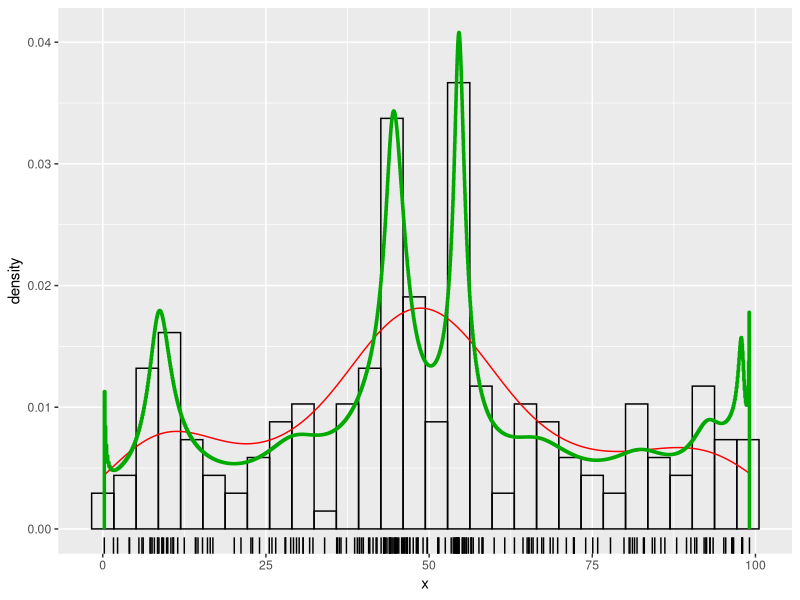

Write the R code that produced this figure.
library(ggplot2) # Plotting
library(Hmisc)   # Harrell-Davis quantile estimator

StatQDensity <- ggproto("StatQDensity", Stat,
  compute_group = function(data, scales, bincount, Q) {
    # Transforming the input data$x to QRDE-HD
    p <- seq(0, 1, length.out = bincount + 1)
    q <- Q(data$x, p)
    h <- pmax(1 / bincount / (tail(q, -1) - head(q, -1)), 0)
    den_x <- rep(q, each = 2)
    den_y <- c(0, rep(h, each = 2), 0)
    data.frame(x = den_x, y = den_y)
  }
)

#' @param bincount the number of bins in the pseudo-histogram
#' @param Q the target quantile estimator (default: Harrell-Davis)
geom_qrdensity <- function(mapping = NULL, data = NULL,
                           stat = "qdensity", position = "identity",
                           bincount = 1000, Q = hdquantile, ...) {
  layer(
    stat = StatQDensity,
    data = data,
    mapping = mapping,
    geom = GeomLine,
    position = position,
    params = list(bincount = bincount, Q = Q, ...),
  )
}

# Demo
set.seed(42)
x <- numeric(200)
mix <- sample(c(rep(0, 8), 1, 2), 200, TRUE)
x[mix == 0] <- runif(sum(mix == 0), 0, 100)
x[mix == 1] <- rnorm(sum(mix == 1), 45)
x[mix == 2] <- rnorm(sum(mix == 2), 55)
ggplot(data.frame(x), aes(x)) +
  geom_histogram(aes(y = after_stat(density)), bins = 30,
                 fill = "transparent", col = "black") +
  geom_density(col = "red") +
  geom_qrdensity(col = "#00AA00", linewidth = 1.2) +
  geom_rug(sides = "b")
